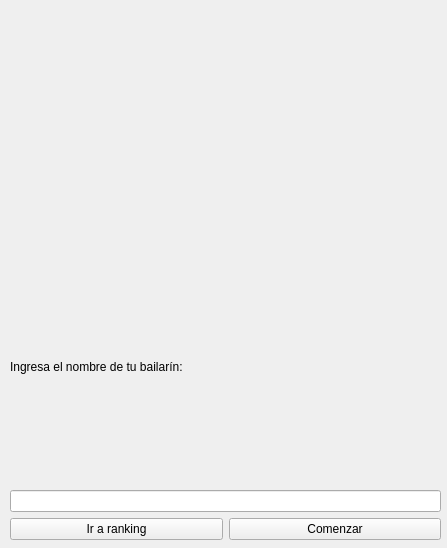
<?xml version="1.0" encoding="UTF-8"?>
<ui version="4.0">
 <class>Form</class>
 <widget class="QWidget" name="Form">
  <property name="geometry">
   <rect>
    <x>0</x>
    <y>0</y>
    <width>447</width>
    <height>548</height>
   </rect>
  </property>
  <property name="minimumSize">
   <size>
    <width>447</width>
    <height>548</height>
   </size>
  </property>
  <property name="maximumSize">
   <size>
    <width>447</width>
    <height>548</height>
   </size>
  </property>
  <property name="windowTitle">
   <string>VentanaInicio</string>
  </property>
  <property name="styleSheet">
   <string notr="true"/>
  </property>
  <widget class="QWidget" name="verticalLayoutWidget">
   <property name="geometry">
    <rect>
     <x>10</x>
     <y>10</y>
     <width>431</width>
     <height>530</height>
    </rect>
   </property>
   <layout class="QVBoxLayout" name="verticalLayout">
    <item>
     <widget class="QLabel" name="imagen">
      <property name="text">
       <string/>
      </property>
      <property name="pixmap">
       <pixmap>sprites/logo.png</pixmap>
      </property>
      <property name="scaledContents">
       <bool>true</bool>
      </property>
     </widget>
    </item>
    <item>
     <widget class="QLabel" name="label">
      <property name="text">
       <string>Ingresa el nombre de tu bailarín:</string>
      </property>
      <property name="textFormat">
       <enum>Qt::AutoText</enum>
      </property>
     </widget>
    </item>
    <item>
     <widget class="QLineEdit" name="edit"/>
    </item>
    <item>
     <layout class="QHBoxLayout" name="horizontalLayout">
      <item>
       <widget class="QPushButton" name="botonranking">
        <property name="text">
         <string>Ir a ranking</string>
        </property>
       </widget>
      </item>
      <item>
       <widget class="QPushButton" name="botoncomenzar">
        <property name="text">
         <string>Comenzar</string>
        </property>
       </widget>
      </item>
     </layout>
    </item>
   </layout>
  </widget>
 </widget>
 <resources/>
 <connections/>
</ui>
